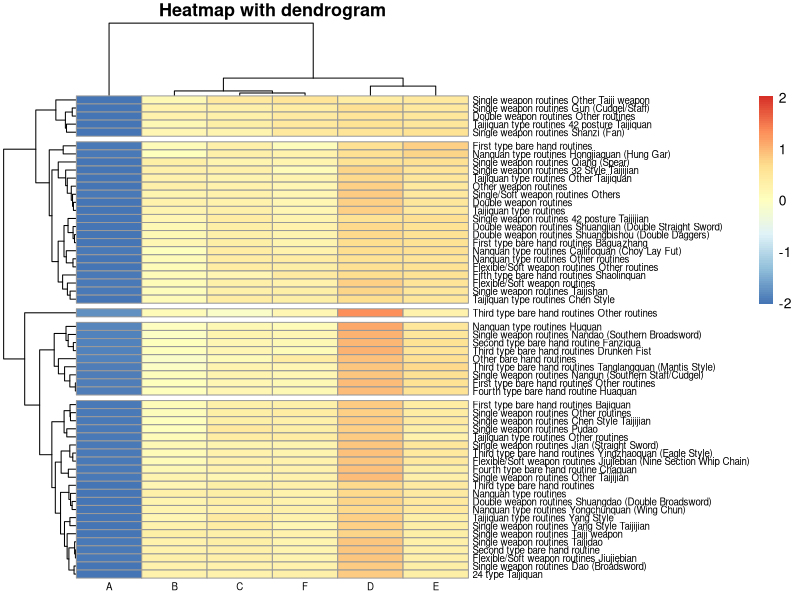

Source code (R):
## ---- chunk 1
#| message: false
#| warning: false

# Loading the libraries in:
library(tidyverse)
library(VIM)
library(ggplot2)
library(gplots)
library(pheatmap)
library("RColorBrewer")
## ---- chunk 2
# read `matrix_kf10.csv` which comes from many many many iterations of dplyr code

matrix_kf10 <- read.csv("mat_10kf.csv")
## ---- chunk 3
#| label: heatmap
#| warning: false


mat <- as.matrix(matrix_kf10[,-(1:2)])
rownames(mat) <- as.character(matrix_kf10$recoded_forms)
heatmap <- pheatmap(
  mat,
  scale = "row", # character indicating if the values should be centered and scaled in either the row direction or the column direction, or none.
  clustering_distance_rows = 'euclidean',
  clustering_distance_cols = 'euclidean',
  clustering_method = "complete",
  cluster_rows = T,
  cluster_cols = T,
  show_colnames = TRUE, 
  show_rownames = TRUE,
  fontsize_row = 7,
  fontsize_col = 7, 
  angle_col = 0,
  main = "Heatmap with dendrogram",
  cutree_rows = 5,
  color = colorRampPalette(rev(brewer.pal(n = 7, name = "RdYlBu")))(100),
  legend = T)


#clusters<- heatmap$tree_row
